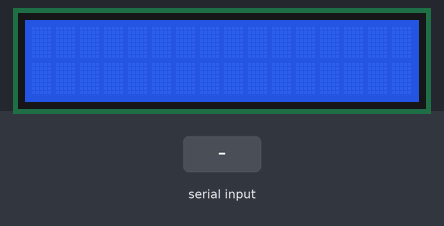
The sketch below on a simulated Arduino Uno, built with avr-gcc and run on an emulated ATmega328P. On the bench: 16×2 character LCD. Inputs (shaded band) come from the test bench. What the sketch prints to the serial monitor is not drawn.

Above: at 1.2 s.
1.3 s: byte 30 received over Serial
2.8 s: byte 90 received over Serial
At 3.4 s:
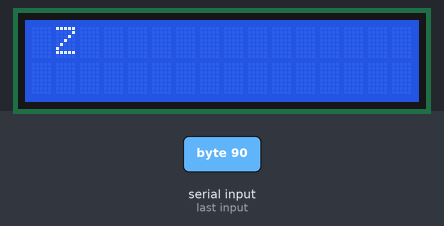
4.3 s: byte 120 received over Serial
At 4.6 s:
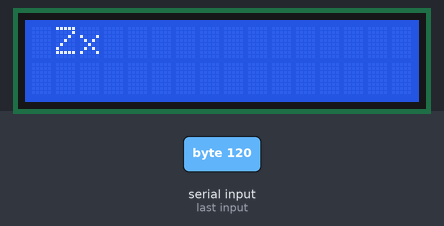
5.8 s: byte 30 received over Serial
7.3 s: byte 90 received over Serial
At 8.0 s:
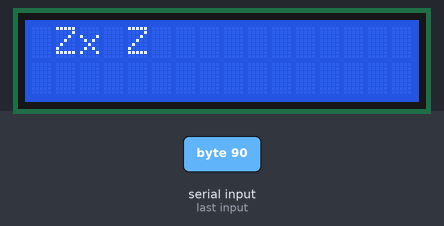
8.8 s: byte 120 received over Serial
At 9.2 s:
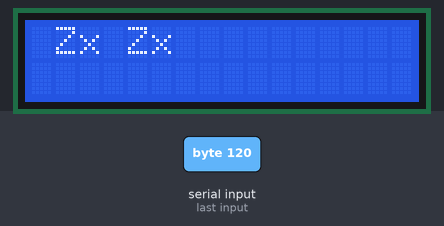
Timing chart, 0 to 11.3 s (numbered marks = the images above; inputs shaded):
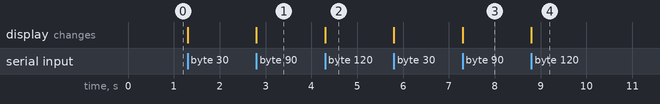

Measured:
- after the input at 2.8 s, the display: changes at once (image 1)
- after the input at 4.3 s, the display: changes at once (image 2)
- after the input at 7.3 s, the display: changes at once (image 3)
- after the input at 8.8 s, the display: changes at once (image 4)

The sketch:

task2.ino
```cpp
#include <LiquidCrystal.h>
char a;
// initialize the library with the numbers of the interface pins
LiquidCrystal lcd(12, 11, 5, 4, 3, 2);

void setup() {
  // set up the LCD's number of columns and rows:
  lcd.begin(16, 2);
  // Print a message to the LCD.
  Serial.begin(9600);


}

void loop() {

  if(Serial.available()>0){
     a = Serial.read();
     Serial.print(a);

    lcd.print(a);
}
}
```
